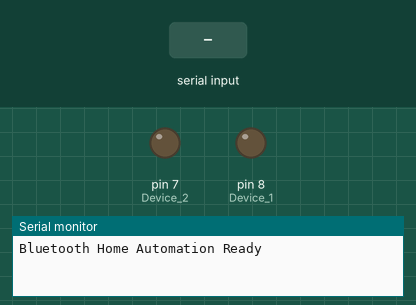
Recording of a sketch running on a simulated Arduino Uno, built with avr-gcc and run on an emulated ATmega328P. Parts: output pins drawn as LEDs (lit = HIGH), the last lines printed to the serial monitor. The inputs (shaded band) are chosen by the test bench.

Above: at 1.2 s.
1.3 s: "ON1\n" received over Serial
At 1.9 s:
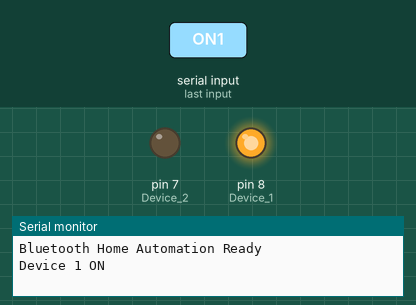
2.8 s: "ON2\n" received over Serial
At 3.1 s:
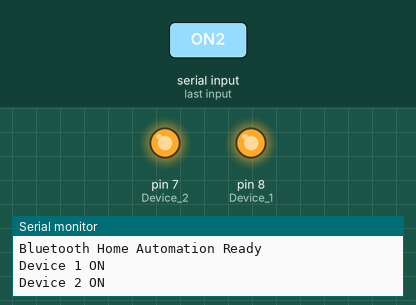
4.3 s: "OFF1\n" received over Serial
At 5.4 s:
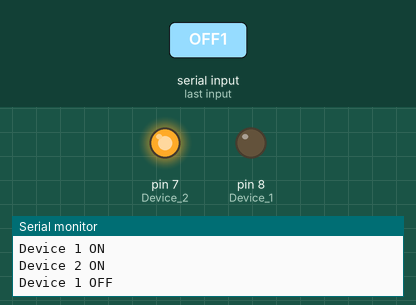
5.8 s: "OFF2\n" received over Serial
At 6.6 s:
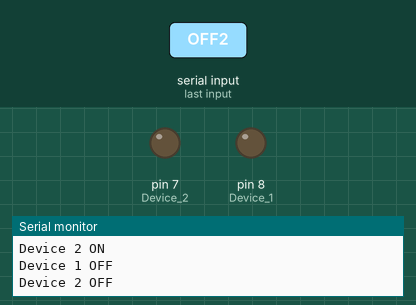
Timing chart, 0 to 8.3 s (numbered marks = the images above; inputs shaded):
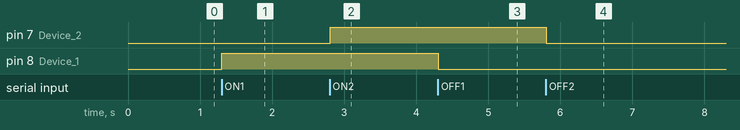

The sketch:

Task_2.ino
```cpp
String command;  // To store received command

void setup() {
  Serial.begin(9600);  // Start Serial communication (same as HC-05 baud rate)
  pinMode(8, OUTPUT);  // Device 1
  pinMode(7, OUTPUT);  // Device 2
  digitalWrite(8, LOW);
  digitalWrite(9, LOW);
  Serial.println("Bluetooth Home Automation Ready");
}

void loop() {
  if (Serial.available() > 0) {
    command = Serial.readStringUntil('\n'); // Read input until newline
    command.trim();  // Remove extra spaces

    if (command == "ON1") {
      digitalWrite(8, HIGH);
      Serial.println("Device 1 ON");
    }
    else if (command == "OFF1") {
      digitalWrite(8, LOW);
      Serial.println("Device 1 OFF");
    }
    else if (command == "ON2") {
      digitalWrite(7, HIGH);
      Serial.println("Device 2 ON");
    }
    else if (command == "OFF2") {
      digitalWrite(7, LOW);
      Serial.println("Device 2 OFF");
    }
    else {
      Serial.println("Invalid Command");
    }
  }
}
```

Measured:
- after the input at 1.3 s, pin 8 (Device_1): LOW → HIGH at once
- after the input at 2.8 s, pin 7 (Device_2): LOW → HIGH at once
- after the input at 4.3 s, pin 8 (Device_1): HIGH → LOW at once
- after the input at 5.8 s, pin 7 (Device_2): HIGH → LOW at once
